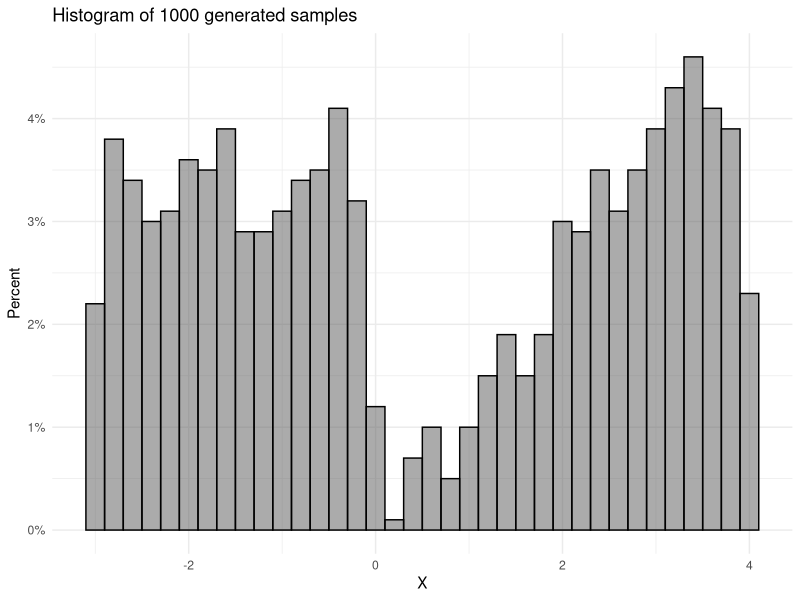

Here is the R script that generated this plot:
## ---- chunk 1
R <- runif(1000)
X <- ifelse(R < 0.5, 6 * R - 3, 4 * sqrt(2 * R - 1))
## ---- chunk 2
library(ggplot2)
library(scales)
ggplot(data.frame(X), aes(X)) +
  geom_histogram(aes(y = ..count../sum(..count..)), binwidth = 0.2, alpha = 0.5, col = 'black') +
  scale_y_continuous('Percent', labels = percent) +
  labs(title = 'Histogram of 1000 generated samples') +
  theme_minimal()
